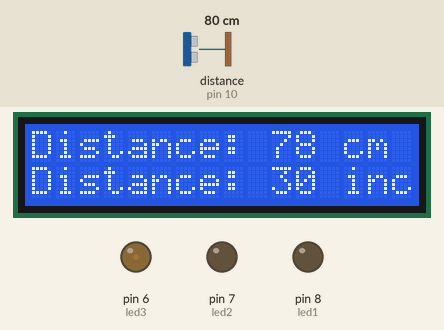
Recording of a sketch running on a simulated Arduino Uno, built with avr-gcc and run on an emulated ATmega328P. On the bench: 16×2 character LCD, output pins drawn as LEDs (lit = HIGH). Wiring (inferred from the names in the program): ultrasonic range finder: trigger pin 9; echo pin 10. Inputs (shaded band) come from the test bench; at power-on: distance to the obstacle (sensor on pin 10) 80 cm. The echo pulse lasts 58.3 µs per cm; pins used as bus, display or sensor lines are not drawn.

Above: at 1.2 s.
1.3 s: distance to the obstacle (sensor on pin 10) set to 2 cm
At 2.5 s:
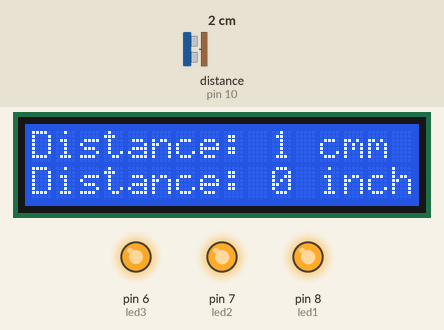
2.8 s: distance to the obstacle (sensor on pin 10) set to 18 cm
At 3.8 s:
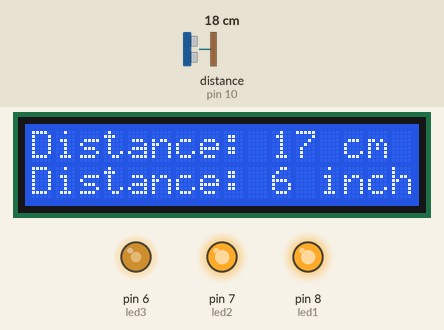
4.3 s: distance to the obstacle (sensor on pin 10) set to 60 cm
At 4.6 s:
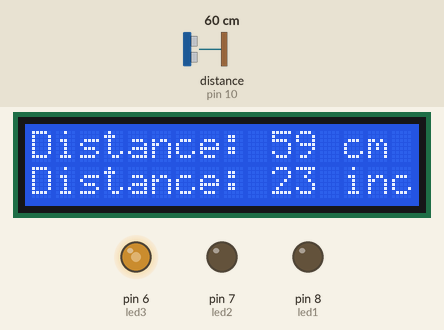
5.8 s: distance to the obstacle (sensor on pin 10) set to 120 cm
At 6.9 s:
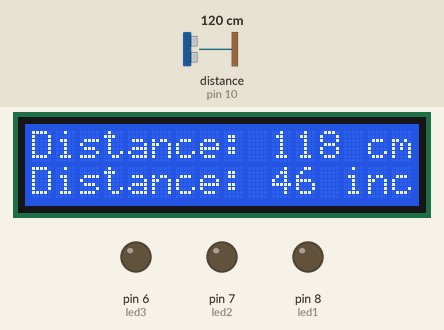
7.3 s: distance to the obstacle (sensor on pin 10) set to 4 cm
At 8.6 s:
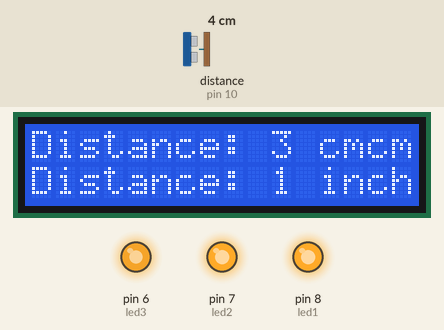
Timing chart, 0 to 9.8 s (numbered marks = the images above; inputs shaded):
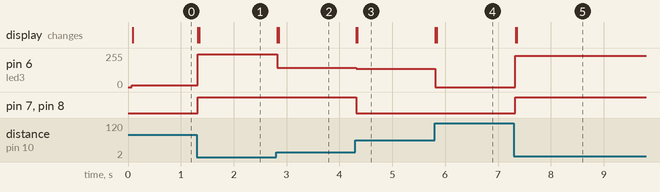

Measured:
- after the input at 1.3 s, pin 6 (led3): 15/255 → 247/255 at once; pin 7 (led2), pin 8 (led1): LOW → HIGH at once; the display: first changes at once (image 1 shows a later state)
- after the input at 2.8 s, pin 6 (led3): 247/255 → 146/255 at once; the display: first changes at once (image 2 shows a later state)
- after the input at 4.3 s, pin 6 (led3): 146/255 → 136/255 at once; pin 7 (led2), pin 8 (led1): HIGH → LOW at once; the display: first changes at once (image 3 shows a later state)
- after the input at 5.8 s, pin 6 (led3): 136/255 → 0/255 at once; the display: first changes at once (image 4 shows a later state)
- after the input at 7.3 s, pin 6 (led3): 0/255 → 234/255 at once; pin 7 (led2), pin 8 (led1): LOW → HIGH at once; the display: first changes at once (image 5 shows a later state)

The sketch:

Ultrasonic_sensor_on_lcd_led_fade.ino
```cpp
/*
* Ultrasonic Sensor HC-SR04 and LCD
*
* by Isaac Mwondi
*
*/
#include <LiquidCrystal.h> // includes the LiquidCrystal Library

LiquidCrystal lcd(12, 11, 5, 4, 3, 2); // Creates an LCD object. Parameters: (rs, enable, d4, d5, d6, d7)

const int trigPin = 9;
const int echoPin = 10;
const int led1 = 8;
const int led2 = 7;
const int led3 = 6;
long duration, cm2;
int distanceCm, distanceInch;
int fadeValue , fadeValue2;

void setup() {
lcd.begin(16,2); // Initializes the interface to the LCD screen, and specifies the dimensions (width and height) of the display
pinMode(trigPin, OUTPUT);
pinMode(echoPin, INPUT);
pinMode(led1, OUTPUT);
pinMode(led2, OUTPUT);
pinMode (led3, OUTPUT);
}

void loop() {

digitalWrite(trigPin, LOW);
delayMicroseconds(2);
digitalWrite(trigPin, HIGH);
delayMicroseconds(10);
digitalWrite(trigPin, LOW);

duration = pulseIn(echoPin, HIGH);
distanceCm= duration*0.034/2;
distanceInch = duration*0.0133/2;

 if (distanceCm<100)   // If Distance is less than 100 cm then do the following:

 {    // Maps the LED brightness inversely proportional to the distance

  cm2 = 40 - distanceCm;

  fadeValue2 = map(cm2 , 0, 40, 0, 254);


  analogWrite(led1, fadeValue2);  // Writes the fadeValue to pin 8
  analogWrite(led2, fadeValue2);  //Writes the fadeValue to pin 7
  analogWrite(led3, fadeValue2);  //Writes the fadeVale to pin 6
 }
 else
 {
   analogWrite(led1, 0);  //If distance is larger than 100cm then switch off all leds
   analogWrite(led2, 0);
   analogWrite(led3, 0);
 }

lcd.setCursor(0,0); // Sets the location at which subsequent text written to the LCD will be displayed
lcd.print("Distance: "); // Prints string "Distance" on the LCD
lcd.print(distanceCm); // Prints the distance value from the sensor
lcd.print(" cm");
delay(10);// Short Delay allows for smoother fading

lcd.setCursor(0,1);
lcd.print("Distance: ");
lcd.print(distanceInch);
lcd.print(" inch");
delay(10); // Short Delay allows for smoother fading
}
```
